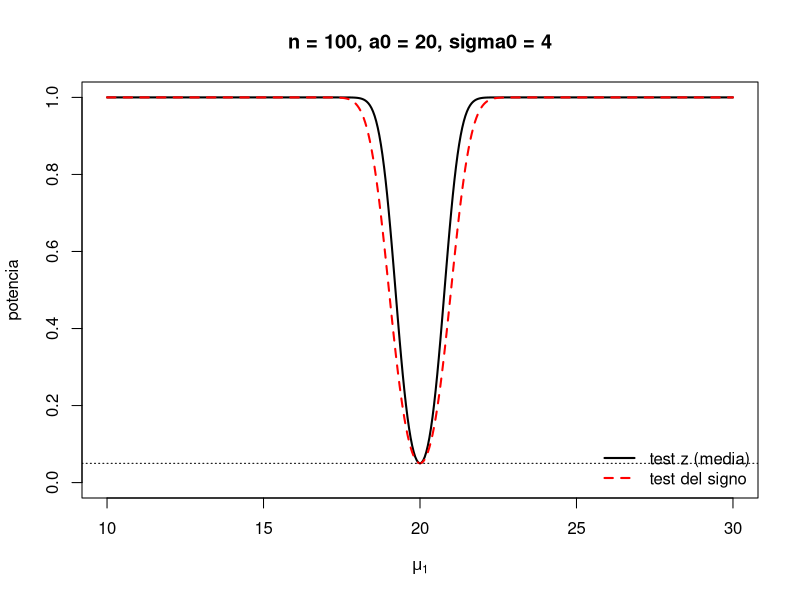

The R source for this figure:
# IECD - Practica 5 (Tests) - Ejercicio 22 c)
# Potencia del test del signo vs el test z para la media (normal, sigma conocido)

n <- 100; a0 <- 20; sigma0 <- 4; alpha <- 0.05
z <- qnorm(1 - alpha / 2)

# Test z: rechaza si |sqrt(n)(Xbar - a0)/sigma0| >= z
pot_z <- function(mu1) {
  d <- sqrt(n) * (mu1 - a0) / sigma0
  1 - pnorm(z - d) + pnorm(-z - d)
}

# Test del signo: rechaza si |sqrt(n)(Tbar - 1/2)/(1/2)| >= z
# Bajo mu = mu1, Tbar ~ aprox N(theta1, theta1(1 - theta1)/n), theta1 = 1 - Phi((a0 - mu1)/sigma0)
pot_signo <- function(mu1) {
  th1 <- 1 - pnorm((a0 - mu1) / sigma0)
  s   <- sqrt(th1 * (1 - th1) / n)
  lim <- 1/2 + c(-1, 1) * z / (2 * sqrt(n)) # región de aceptacion tbar
  1 - pnorm((lim[2] - th1) / s) + pnorm((lim[1] - th1) / s)
}

mus <- seq(10, 30, by = 0.05)
plot(mus, pot_z(mus), type = "l", lwd = 2, ylim = c(0, 1),
     xlab = expression(mu[1]), ylab = "potencia",
     main = "n = 100, a0 = 20, sigma0 = 4")
lines(mus, pot_signo(mus), lwd = 2, col = "red", lty = 2)
abline(h = alpha, lty = 3)
legend("bottomright", bty = "n", lwd = 2, lty = c(1, 2), col = c("black", "red"),
       legend = c("test z (media)", "test del signo"))

# Algunos valores
mu_tab <- c(19, 19.5, 20, 20.5, 21, 22)
round(cbind(mu1 = mu_tab, z = pot_z(mu_tab), signo = pot_signo(mu_tab)), 4)
